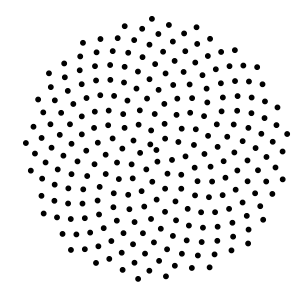
%> input picture images/real3.png, 300 x 300 px
$ octave testreal.m   (GNU Octave 9; MATLAB toolbox functions it lacks are replaced by stand-ins)
%> lines starting %> are read from the running program, lines starting %| are printed output that depends on the picture; in (x1, y1, x2, y2) boxes, pixels count from 0 and x2, y2 are one past the last pixel; in counts of white or black regions, pixels touching at a corner belong together; the program's own positions count from 1
### detectVoters.m
function [voters, weights] = detectVoters(Der, voter_thres)


    [m, n] = size(Der);
    voters = [];
    weights = [];
    for i=1:m
        for j = 1:n
            if Der(i, j) > voter_thres
                voters = [voters; [i, j]];
                weights = [weights; Der(i, j)];
            end
        end
    end
end

### accumulate.m
function acc = accumulate(dx, dy, voters, weights, rad)
    % Img is the image
    % voters is a 1x3 matrix. First two elements are the coordinates of the
    % voter and the last one is voting weight
    [m, n] = size(dx);
    acc = zeros(m, n);
    i = 1;
    for voter = voters'
        % probable_points = generateCirclePoints(m, n, [voter; rad], 0, 1)';
        Dx = dx(voter(1, 1), voter(2, 1));
        Dy = dy(voter(1, 1), voter(2, 1));
        D = sqrt(Dx*Dx + Dy*Dy);
        pp = voter + floor([Dy; -Dx] * rad/D);
        if pp(1, 1) > 0 && pp(1, 1) <=m && pp(2, 1) > 0 && pp(2, 1) <=n
            acc(pp(1, 1), pp(2, 1)) = acc(pp(1, 1), pp(2, 1)) + weights(i, 1);
        end
        i = i + 1;
    end
end

### drawCircle.m
function I = drawCircle(I, circle, sigma, intensity, res, thickness)
    [m, n] = size(I);
    circlePoints = generateCirclePoints(m, n, circle, sigma, res);
    circlePoints = circlePoints';

    for i = 1:length(circlePoints)-1
        %I = drawLine(I, circlePoints(:, i), circlePoints(:, i + 1), intensity);
    end

    for point = circlePoints
        I(point(1), point(2)) = intensity;
    end

    if thickness > 1
        I = drawCircle(I, [circle(1), circle(2), circle(3) + 1], sigma, intensity, res, thickness - 1);
    end

end

### generateCirclePoints.m
function points = generateCirclePoints(m, n, circle, sigma, res)
    cy = circle(1);
    cx = circle(2);
    rad = circle(3);
    r = floor(rad/sqrt(2)); %r is not rad.
    points1 = [];
    points2 = [];
    points3 = [];
    points4 = [];

    % To get a smooth circle I have drawn the image in two parts.
    % Draw half fixing row and finding col
    for row = cy - r:res:cy + r
        if row > 0 && row <= m
            col = rad * rad - (row -  cy) * (row - cy);
            if col > 0
                col1 = floor(sqrt(col) + cx + normrnd(0, sigma) + 1);
                col2 = floor(-1 * sqrt(col) + cx + normrnd(0, sigma) + 1);
                if n >= col1 && col1 > 0
                    points1 = [points1; [row col1]];
                end
                if n >= col2 && col2 > 0
                    points2 = [[row col2]; points2];
                end
            end
        end
    end

    % Now another half fixing col and finding row
    for col = cx - r:res:cx + r
        if col > 0 && col <= n
            row = rad * rad - (col -  cx) * (col - cx);
            if row >= 0
                row1 = floor(sqrt(row) + cy + normrnd(0, sigma) + 1);
                row2 = floor(-1 * sqrt(row) + cy + normrnd(0, sigma) + 1);
                if m >= row1 && row1 > 0
                    points3 = [[row1 col]; points3];
                end
                if m >= row2 && row2 > 0
                    points4 = [points4; [row2 col]];
                end
            end
        end
    end

    points = [points1; points3; points2; points4];
end

### deriveAccumulator.m
function [acc, Der] = deriveAccumulator(dx, dy, rad, parzen_w, grad_thres, sigmoid)
    % dx, dy is the derivative along x and y axis(different than image axis)
    % rad is the radius of the circle that we are searching
    % parzen_w is the parzen standard deviation to control accumulation
    % grad_thres is a gradient threshold to select who can vote

    Der = normcdf(sqrt(dx .* dx + dy .* dy), sigmoid(1, 1), sigmoid(1, 2));
    [voters, weights] = detectVoters(Der, grad_thres); % Find the reasonable voters with their voting weights

    [m, n] = size(Der);

    acc = imgaussfilt(accumulate(dx, dy, voters, weights, rad), parzen_w);
end

### getMaxCoordinate.m
function [x, y] = getMaxCoordinate(acc)
    [m, n] = size(acc);
    [M, ind] = max(acc(:));
    y = ceil(ind/m);
    x = rem(ind - 1, m) + 1;
end

### testreal.m
I = imread('images/real3.png');
%> I is the input picture: size 300x300 uint8; min 0, max 255, mean 235.9
I = imresize(I, [256, 256]);
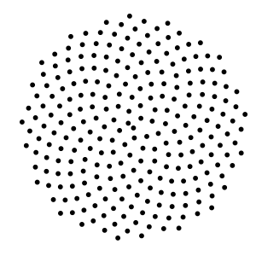
%> I: size 256x256 uint8; min 0, max 255, mean 235.8
enforce = 0;
polarity = 0;
intensity = [1, 0.5];
enforce = 0;
polarity = 0;
sigmoid = [0.2, 0.3];
scale = 0.7;
thickness = 4;
rad = 100;

% Calculate the derivate if it is not cached and not enforced
if exist('dx.txt', 'file') == 2 && enforce == 0
    dx = dlmread('dx.txt');
    dy = dlmread('dy.txt');
else
    [dx, dy] = Derivative(I, scale);
    dlmwrite('dx.txt', dx);
    dlmwrite('dy.txt', dy);
end

if polarity == 0
    dx = -dx;
    dy = -dy;
end

[acc, Der] = deriveAccumulator(dx, dy, rad, 5, 0.3, sigmoid);
[x, y] = getMaxCoordinate(acc);
I = drawCircle(I, [x y rad + 4], 0, 1, 2, thickness);
%> after the loop in drawCircle, `for point = circlePoints`:
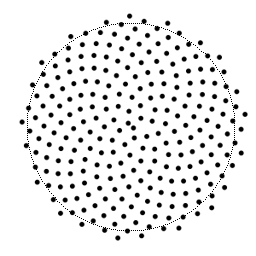
%> I: size 256x256 uint8; 0.45% of pixels changed, all inside (x1, y1, x2, y2) = (27, 23, 235, 231)
%> call 2 of drawCircle, with circle = [127 131 105], sigma = 0, intensity = 1, res = 2, thickness = 3
%> after the loop in drawCircle (call 2), `for point = circlePoints`:
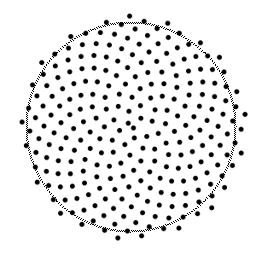
%> I: size 256x256 uint8; 0.46% of pixels changed, all inside (x1, y1, x2, y2) = (26, 22, 237, 233)
%> call 3 of drawCircle, with circle = [127 131 106], sigma = 0, intensity = 1, res = 2, thickness = 2
%> after the loop in drawCircle (call 3), `for point = circlePoints`:
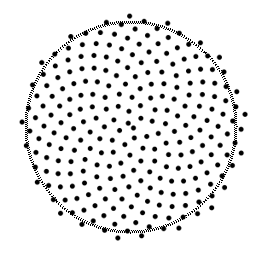
%> I: size 256x256 uint8; 0.46% of pixels changed, all inside (x1, y1, x2, y2) = (25, 21, 238, 234)
%> call 4 of drawCircle, with circle = [127 131 107], sigma = 0, intensity = 1, res = 2, thickness = 1
%> after the loop in drawCircle (call 4), `for point = circlePoints`:
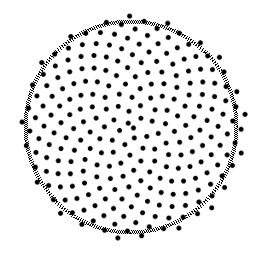
%> I: size 256x256 uint8; 0.46% of pixels changed, all inside (x1, y1, x2, y2) = (24, 20, 238, 234)
subplot(1, 2, 1);
imshow(I);
title('Image');
subplot(1, 2, 2);
imshow(acc);
title('Accumulator');
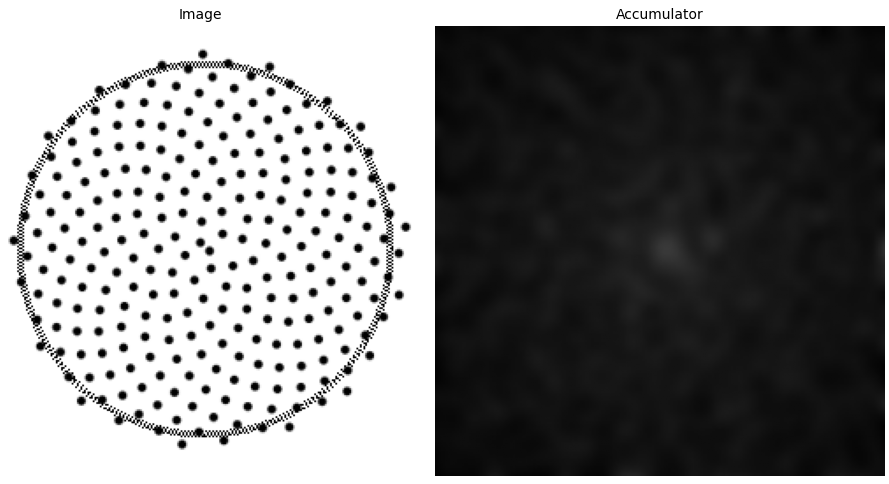
%> figure redrawn from the program's plot data, 2 panels

$ run again, with images/disk_1_1.jpg saved as images/real3.png
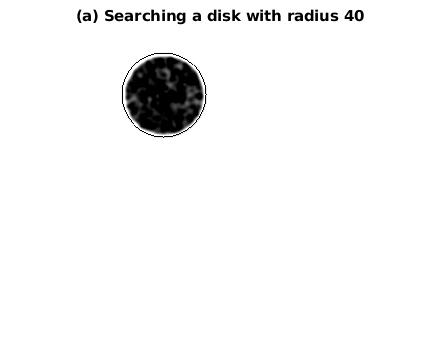
%> input picture images/disk_1_1.jpg, 442 x 347 px
%> I is the input picture: size 347x442x3 uint8; min 0, max 255, mean 245
%> after the loop in drawCircle (call 4), `for point = circlePoints`:
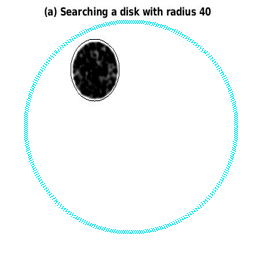
%> I: size 256x256x3 uint8; mean R, G, B 240.3, 245, 245
%> `title('Accumulator');`:
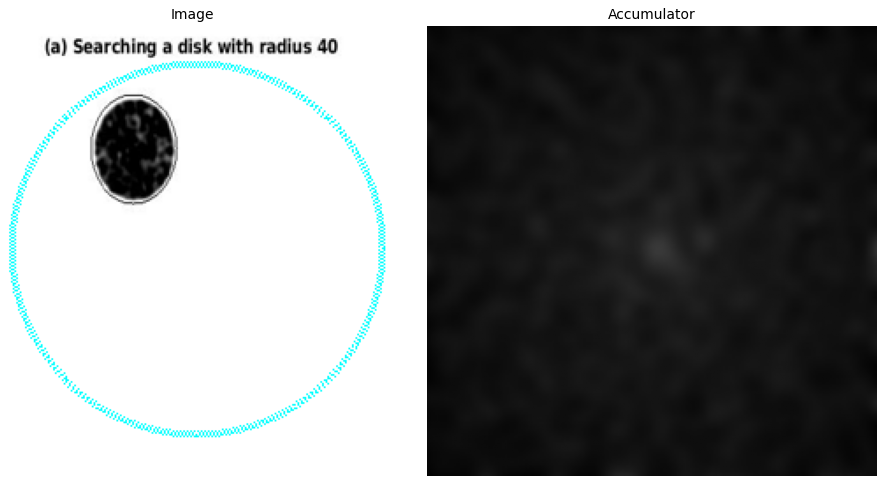
%> figure redrawn from the program's plot data, 2 panels
